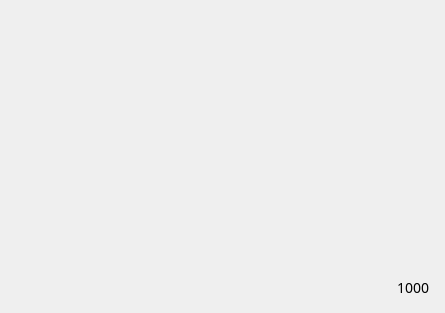
<?xml version="1.0" encoding="UTF-8"?>
<ui version="4.0">
 <class>VideoForm</class>
 <widget class="QWidget" name="VideoForm">
  <property name="geometry">
   <rect>
    <x>0</x>
    <y>0</y>
    <width>445</width>
    <height>313</height>
   </rect>
  </property>
  <property name="windowTitle">
   <string>VideoForm</string>
  </property>
  <layout class="QVBoxLayout" name="verticalLayout">
   <property name="spacing">
    <number>0</number>
   </property>
   <property name="leftMargin">
    <number>6</number>
   </property>
   <property name="topMargin">
    <number>6</number>
   </property>
   <property name="rightMargin">
    <number>6</number>
   </property>
   <property name="bottomMargin">
    <number>6</number>
   </property>
   <item>
    <widget class="QWidget" name="videoCanvas" native="true">
     <property name="styleSheet">
      <string notr="true"/>
     </property>
    </widget>
   </item>
   <item>
    <widget class="QWidget" name="bottomWidget" native="true">
     <property name="sizePolicy">
      <sizepolicy hsizetype="Preferred" vsizetype="Fixed">
       <horstretch>0</horstretch>
       <verstretch>0</verstretch>
      </sizepolicy>
     </property>
     <layout class="QHBoxLayout" name="horizontalLayout">
      <property name="rightMargin">
       <number>10</number>
      </property>
      <item>
       <spacer name="horizontalSpacer">
        <property name="orientation">
         <enum>Qt::Horizontal</enum>
        </property>
        <property name="sizeHint" stdset="0">
         <size>
          <width>40</width>
          <height>20</height>
         </size>
        </property>
       </spacer>
      </item>
      <item>
       <widget class="QLabel" name="label">
        <property name="styleSheet">
         <string notr="true">QLabel
{
	font-family: PingFang SC;
	font-style: normal;
	font-weight: normal;
	font-size: 14px;
	line-height: 22px;
}</string>
        </property>
        <property name="text">
         <string>1000</string>
        </property>
       </widget>
      </item>
     </layout>
    </widget>
   </item>
  </layout>
 </widget>
 <resources/>
 <connections/>
</ui>
